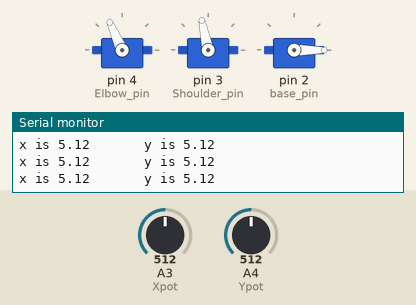
Bench run of a sketch on a simulated Arduino Uno, built with avr-gcc and run on an emulated ATmega328P. On the bench: 3 × servo, the last lines printed to the serial monitor. The test bench sets the inputs (shaded band); at power-on: A3 (Xpot) = 512, A4 (Ypot) = 512.

Above: at 1.2 s.
1.3 s: A3 (Xpot) set to 716
At 1.8 s:
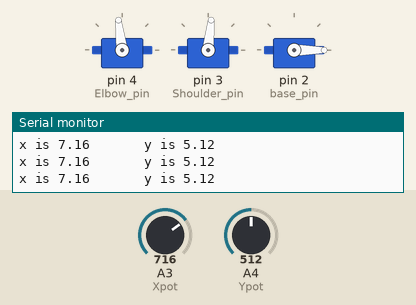
2.9 s: A4 (Ypot) set to 306
At 4.1 s:
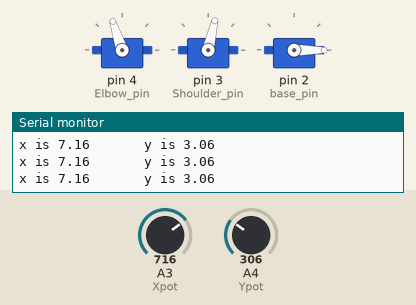
4.5 s: A3 (Xpot) set to 900
At 5.1 s:
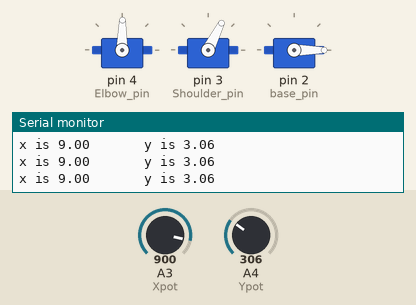
6.1 s: A4 (Ypot) set to 122
At 7.3 s:
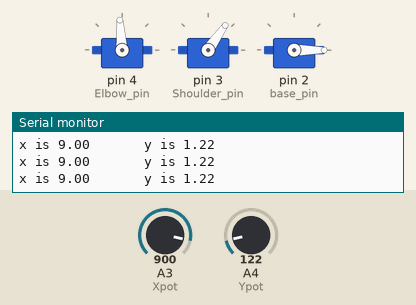
7.7 s: A3 (Xpot) set to 984
At 8.4 s:
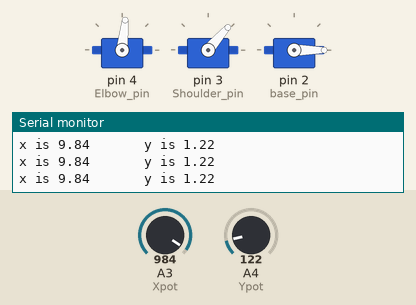
10.7 s: A3 (Xpot) set to 1012
At 11.4 s:
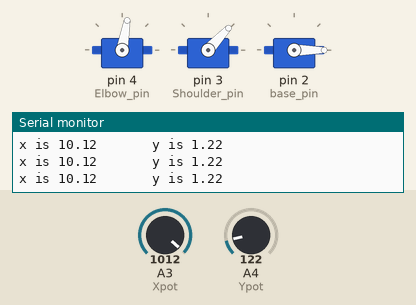
Timing chart, 0 to 13.3 s (numbered marks = the images above; inputs shaded):
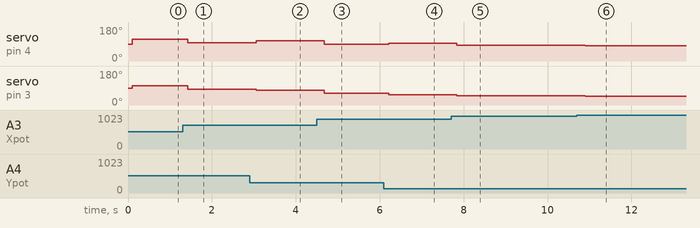

Measured:
- after the input at 1.3 s, servo on pin 4 (Elbow_pin): 114° → 97° after 0.13 s; servo on pin 3 (Shoulder_pin): 102° → 84° after 0.13 s
- after the input at 2.9 s, servo on pin 4 (Elbow_pin): 97° → 108° after 0.15 s; servo on pin 3 (Shoulder_pin): 84° → 77° after 0.15 s
- after the input at 4.5 s, servo on pin 4 (Elbow_pin): 108° → 89° after 0.18 s; servo on pin 3 (Shoulder_pin): 77° → 63° after 0.18 s
- after the input at 6.1 s, servo on pin 4 (Elbow_pin): 89° → 94° after 0.11 s; servo on pin 3 (Shoulder_pin): 63° → 55° after 0.11 s
- after the input at 7.7 s, servo on pin 4 (Elbow_pin): 94° → 84° after 0.14 s; servo on pin 3 (Shoulder_pin): 55° → 49° after 0.14 s
- after the input at 10.7 s, servo on pin 4 (Elbow_pin): 84° → 80° after 0.19 s; servo on pin 3 (Shoulder_pin): 49° → 47° after 0.19 s

The sketch:

Inverse_kinematics.ino
```cpp
#include <Servo.h>
Servo Elbow;
int Elbow_pin = 4;
Servo Shoulder;
int Shoulder_pin = 3;
Servo base;
int base_pin = 2;

double AngleBase;
double AngleShoulder;
double AngleElbow;

double AngleXL; // the angle between the base x coord. and the hypotenus length l

float sideLength = 6.7; // side length in cm
float x; // the x cordinate of the end (cm)
float y; // the y cordinate of the end (cm)
float hypLength = sqrt(2)*sideLength; // set inital hypotenus length to make a 45,45,90 triangle

int Xpot = A3; // Potentiometer pin to control x motion
int Ypot = A4; // Potentiometer pin to control y motion

void setup() {
  Elbow.attach(Elbow_pin);
  Shoulder.attach(Shoulder_pin);
  base.attach(base_pin);

  Serial.begin(9600);
  //Shoulder.write(90);
  //Elbow.write(90);
  //delay(1000000);
}

void loop() {
  base.write(0);
  /*
  Serial.println("What x do you want?");
  while(Serial.available()==0) { }
  x = Serial.parseFloat();
  Serial.print("x set to ");
  Serial.println(x);

  Serial.println("What y do you want?");
  while(Serial.available()==0) { }
  y = Serial.parseFloat();
  Serial.print("y set to ");
  Serial.println(y);

  delay(1000);
  */


  int XpotValue = analogRead(Xpot);
  int YpotValue = analogRead(Ypot);
  x = XpotValue / 100.0;
  Serial.print("x is ");
  Serial.print(x);
  Serial.print("       ");
  y = YpotValue / 100.0;
  Serial.print("y is ");
  Serial.println(y);
  delay(100);


  // Calculate base angle and the hypotenus length
  double AngleXLrad = atan(y/x); // base angle in radians
  AngleXL = 180. / PI * AngleXLrad; // AngleXL in degrees
  //Serial.print("AngleXL is ");
  //Serial.println(AngleXL);

  hypLength = x / cos(AngleXLrad);
  // Serial.print("hypLength is ");
  // Serial.println(hypLength);


    // Calculate angles based on side length and hypotenus length
    AngleShoulder = acos(hypLength / (2 * sideLength)); // AngleShoulder in radians
    AngleShoulder = 180. / PI * AngleShoulder; // AngleShoulder in radians
    AngleElbow = 180 - 2 * AngleShoulder; // AngleShoulder in degrees


    AngleShoulder = AngleShoulder + AngleXL;
    //Serial.println(AngleShoulder);
    Shoulder.write(AngleShoulder);

    AngleElbow = 180 - AngleElbow;
    //Serial.println(AngleElbow);
    Elbow.write(AngleElbow);

    // delay(1000);
}
```
